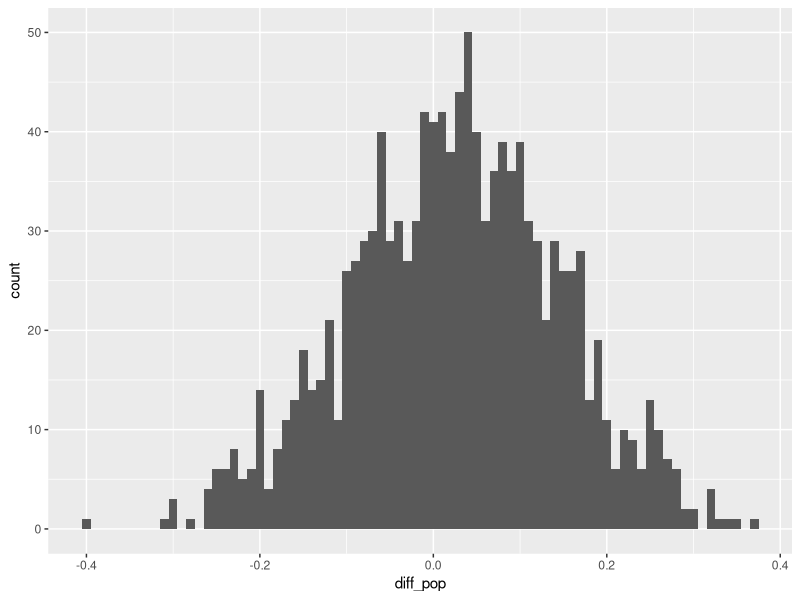
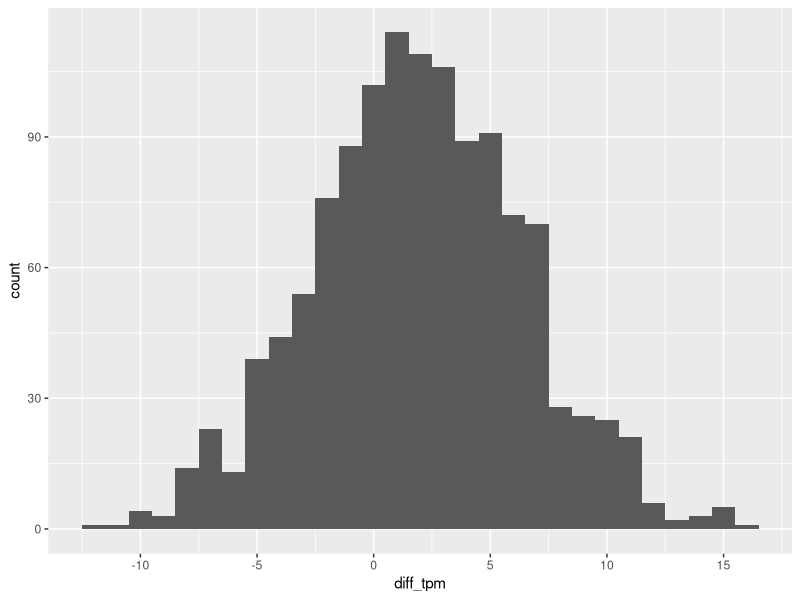
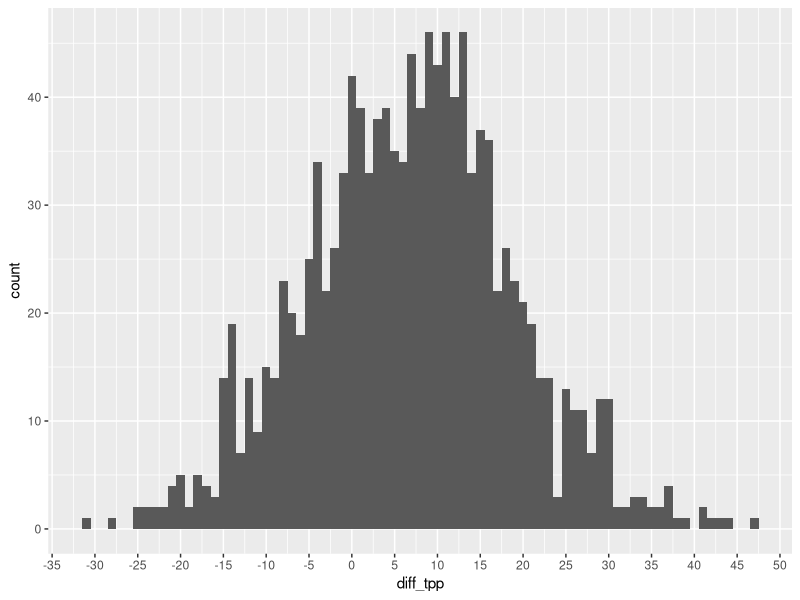
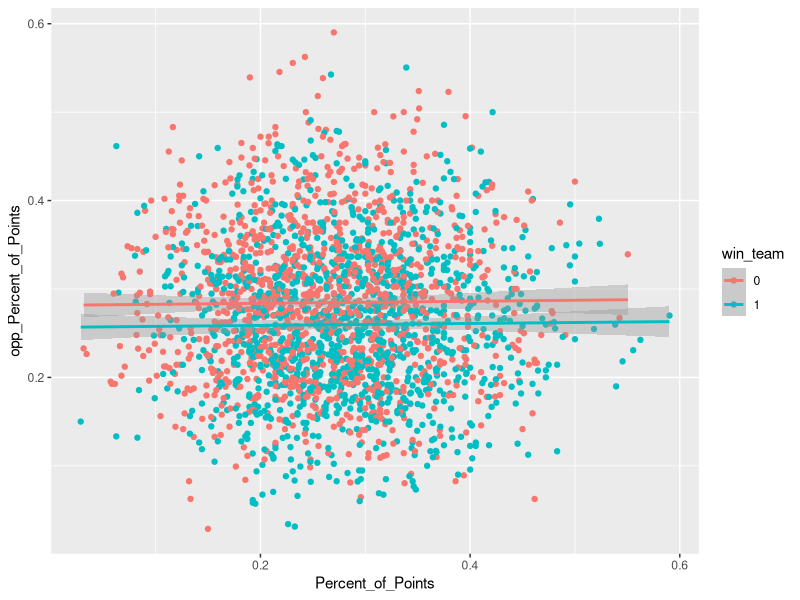
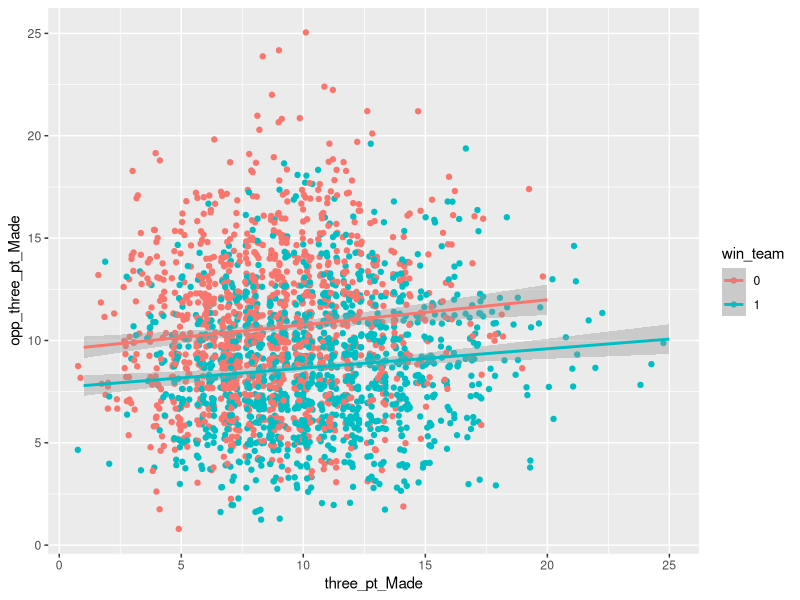
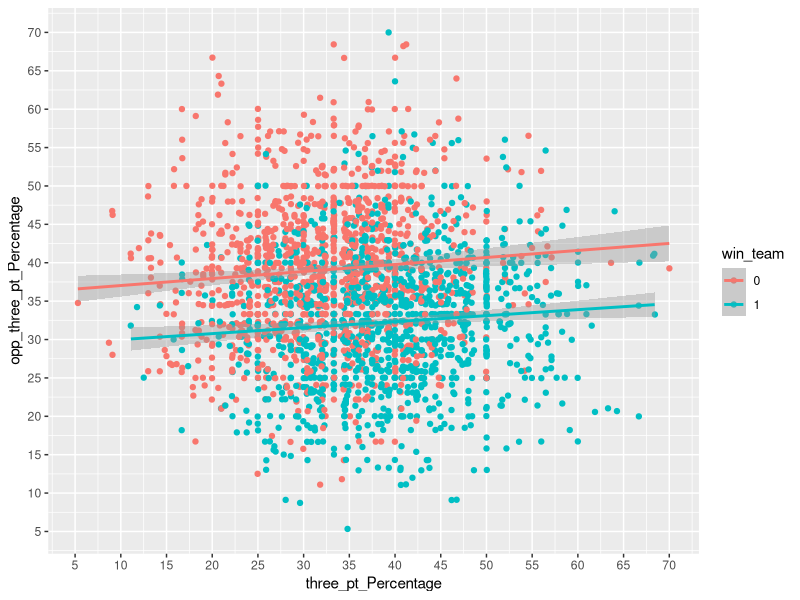

The R script that drew these images, in order:
library(ggplot2)
library(dplyr)
library(tidyr)
library(Hmisc)


complete_gamelogs <- read.csv("complete_gamelogs.csv")

complete_gamelogs$win_team <- as.factor(complete_gamelogs$win_team)

# Compute statistics
statistics <- complete_gamelogs %>% filter(win_team == 1) %>% summarise_each(funs(mean,var, sd), 13:15)
write.csv(statistics, file="statistics.csv")


# Histogram of difference in 3-pointers made by winning team per game
hist_diff_tpm <- complete_gamelogs %>% filter(win_team == 1) %>%
  ggplot(aes(x = diff_tpm)) +
  geom_histogram(aes(y = ..count..), position = position_dodge(), binwidth = 1) +
  scale_x_continuous(breaks = round(seq(-15,15, by = 5),1))

# Plot three_pt_Made vs. opp_three_point_Made by winning & losing teams
plot_tpm_otpm <- complete_gamelogs %>%
  group_by(game.id) %>%
  ggplot(aes(x = three_pt_Made, y = opp_three_pt_Made, col = win_team)) +
  geom_point(position = position_jitter()) +
  stat_smooth(method = 'lm') +
  scale_x_continuous(breaks = round(seq(0,30, by = 5),1)) +
  scale_y_continuous(breaks = round(seq(0,30, by = 5),1))



# Plot three_pt_Percentage vs. opp_three_point_Percentage by winning & losing teams
plot_tpp_otpp <- complete_gamelogs %>%
    group_by(game.id) %>%
    ggplot(aes(x = three_pt_Percentage, y = opp_three_pt_Percentage, col = win_team)) +
      geom_point(position = position_jitter()) +
      stat_smooth(method = 'lm') +
      scale_x_continuous(breaks = round(seq(0,80, by = 5),1)) +
      scale_y_continuous(breaks = round(seq(0,80, by = 5),1))

# Histogram of difference in 3-point percentage by winning team per game
hist_diff_tpp <- complete_gamelogs %>% filter(win_team == 1) %>%
  ggplot(aes(x = diff_tpp)) +
  geom_histogram(aes(y = ..count..), position = position_dodge(), binwidth = 1) +
  scale_x_continuous(breaks = round(seq(-70,70, by = 5),1))



# Statistics for Percent_of_Points
pop_statistics <- complete_gamelogs %>% filter(win_team == 1) %>% summarise_each(funs(mean, var, sd), diff_pop)

# Histogram of Percent_of_Points by winning team per game
hist_diff_pop <- complete_gamelogs %>% filter(win_team == 1) %>%
  ggplot(aes(x = diff_pop)) +
  geom_histogram(aes(y = ..count..), position = position_dodge(), binwidth = 0.01)

# Plot three_pt_Percentage vs. opp_three_point_Percentage by winning & losing teams
plot_pop_opop <- complete_gamelogs %>%
  group_by(game.id) %>%
  ggplot(aes(x = Percent_of_Points, y = opp_Percent_of_Points, col = win_team)) +
  geom_point(position = position_jitter()) +
  stat_smooth(method = 'lm')
